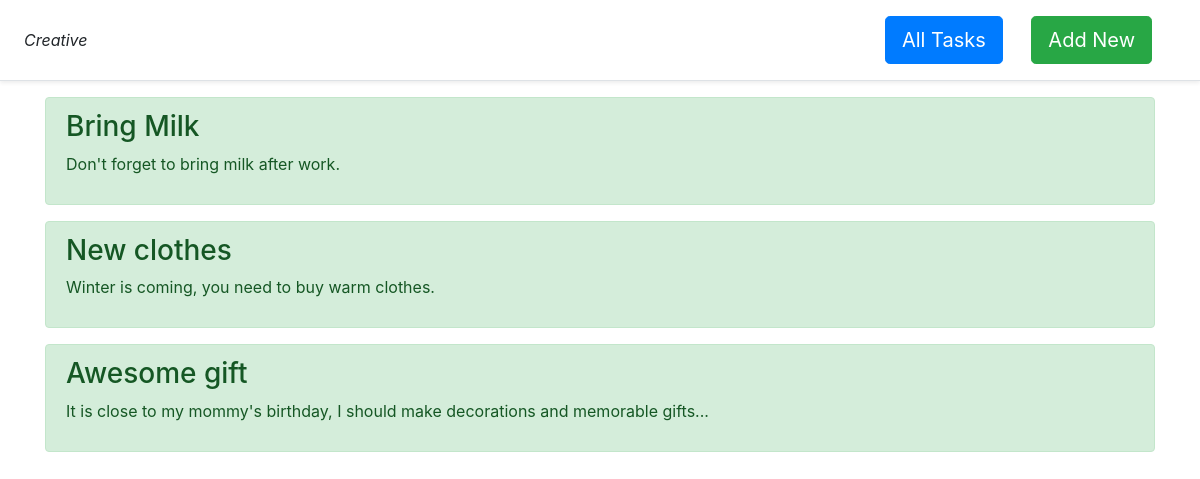
The page / on the database its author committed.
### main/models.py (models this page shows, shortened)
class Task (models.Model):
    title = models.CharField(max_length=100)
    task  = models.TextField(validators=[MaxLengthValidator(100),])

### main/views.py (the view)
# urls.py: path('', views.index, name='main'),
def index(request):
    all_tasks = Task.objects.all().order_by('-id')
    return render(request, 'main/index.html', { 'task' : all_tasks })

### main/templates/main/index.html (shortened to what this page needs)
{% extends 'main/base.html' %}
{% block text %}
    <div class = 'container'>
        {% if task %}
            {% for el in task %}
                <div class ='alert alert-success mt-2'>
                    <h3>{{el.title}}</h3>
                    <p>{{el.task}}</p>
                </div>
            {% endfor %}
        {% else %}
            <p>we have not got any task!!!</p>
        {% endif %}
    </div>
{% endblock text %}

### main/templates/main/base.html (shortened to what this page needs)
<!DOCTYPE html>
<html lang="en">
<head>
<link rel="stylesheet" href="https://stackpath.bootstrapcdn.com/bootstrap/4.1.3/css/bootstrap.min.css"></head>
<body>
    <div class="d-flex flex-column flex-md-row align-items-center p-3 px-md-4 mb-3 bg-white border-bottom shadow-sm">
        <i class="fab fa-angrycreative my-1 mr-md-auto  "> Creative</i>
        <nav class="my-2 my-md-0 mr-md-3">
            <a class="mr-4 btn btn-primary btn-lg" href="{% url 'main' %}"> All Tasks</a>
            <a class="mr-2 btn btn-success btn-lg" href="{% url 'create' %}">Add New</a>
        </nav>
    </div>
    {% block text %}
    {% endblock text %}
</body>
</html>

### rows shown on the page
Task: title "Bring Milk", task "Don't forget to bring milk after work."
Task: title "New clothes", task "Winter is coming, you need to buy warm clothes."
Task: title "Awesome gift", task "It is close to my mommy's birthday, I should make decorations and memorable gifts..."
